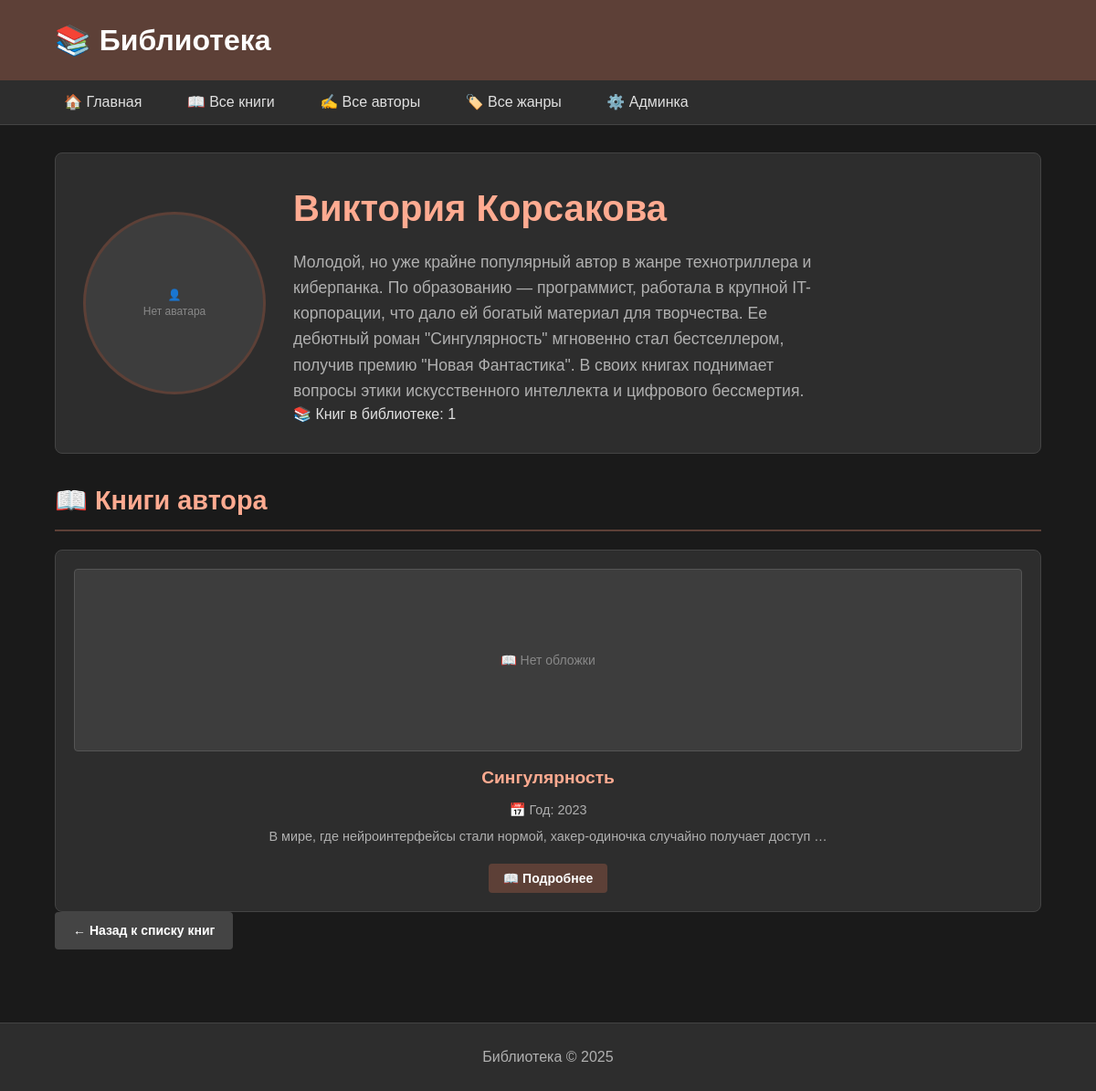
/author/2/, run on the app's committed database.
### library/models.py (models this page shows, shortened)
class Author(models.Model):
    name = models.CharField(max_length=100, verbose_name="Имя автора")
    bio = models.TextField(blank=True, verbose_name="Биография")
    avatar_url = models.URLField(blank=True, verbose_name="Ссылка на аватар")
    birth_date = models.DateField(null=True, blank=True, verbose_name="Дата рождения")
    death_date = models.DateField(null=True, blank=True, verbose_name="Дата смерти")
    country = models.CharField(max_length=100, blank=True, verbose_name="Страна")
    created_at = models.DateTimeField(auto_now_add=True)
    class Meta:
        verbose_name = "Автор"
        verbose_name_plural = "Авторы"

class Book(models.Model):
    title = models.CharField(max_length=200, verbose_name="Название")
    author = models.ForeignKey(Author, on_delete=models.CASCADE, verbose_name="Автор")
    genres = models.ManyToManyField(Genre, blank=True, verbose_name="Жанры")
    year = models.IntegerField(verbose_name="Год издания")
    pages = models.IntegerField(null=True, blank=True, verbose_name="Количество страниц")
    description = models.TextField(blank=True, verbose_name="Описание")
    cover_url = models.URLField(blank=True, verbose_name="Ссылка на обложку")
    file_url = models.URLField(blank=True, verbose_name="Ссылка на файл книги")
    is_featured = models.BooleanField(default=False, verbose_name="Рекомендуемая")
    created_at = models.DateTimeField(auto_now_add=True)
    class Meta:
        verbose_name = "Книга"
        verbose_name_plural = "Книги"

### library/views.py (the view)
# urls.py: path('author/<int:author_id>/', views.author_detail, name='author_detail'),
def author_detail(request, author_id):
    author = get_object_or_404(Author, id=author_id)
    books = Book.objects.filter(author=author).prefetch_related('genres')
    return render(request, 'author_detail.html', {
        'author': author,
        'books': books
    })

### library/templates/author_detail.html (shortened to what this page needs)
{% extends 'base.html' %}
{% block content %}
<div class="author-header">
    <div class="author-avatar author-detail-avatar {% if not author.avatar_url %}no-avatar{% endif %}"
         {% if author.avatar_url %}style="background-image: url('{{ author.avatar_url }}')"{% endif %}>
        {% if not author.avatar_url %}
            👤<br>Нет аватара
        {% endif %}
    </div>
    <div class="author-info">
        <h1 class="author-detail-name">{{ author.name }}</h1>
        {% if author.bio %}
            <div class="author-detail-bio">
                {{ author.bio|linebreaks }}
            </div>
        {% endif %}
        <div class="books-count">
            📚 Книг в библиотеке: {{ books|length }}
        </div>
    </div>
</div>
<h2 class="section-title">📖 Книги автора</h2>
{% if books %}
    <div class="books-grid">
        {% for book in books %}
        <div class="book-card">
            <div class="book-cover {% if not book.cover_url %}no-cover{% endif %}"
                 {% if book.cover_url %}style="background-image: url('{{ book.cover_url }}')"{% endif %}>
                {% if not book.cover_url %}
                    📖 Нет обложки
                {% endif %}
            </div>
            <h3 class="book-title">{{ book.title }}</h3>
            <p class="book-meta">📅 Год: {{ book.year }}</p>
            {% if book.description %}
                <p class="book-meta">{{ book.description|truncatewords:10 }}</p>
            {% endif %}
            <a href="{% url 'book_detail' book.id %}">
                <button class="btn btn-read">📖 Подробнее</button>
            </a>
        </div>
        {% endfor %}
    </div>
{% else %}
    <div class="no-data">
        📚 У этого автора пока нет книг в библиотеке
    </div>
{% endif %}
<a href="{% url 'book_list' %}" class="btn btn-back">← Назад к списку книг</a>
{% endblock %}

### library/static/css/style.css (style rules this page uses)
* { margin: 0; padding: 0; box-sizing: border-box; }
body { background: #1a1a1a; color: #e0e0e0; font-family: Arial, sans-serif; line-height: 1.5; }
.btn { padding: 8px 16px; border: none; border-radius: 4px; cursor: pointer; font-weight: bold; transition: background 0.3s; text-decoration: none; display: inline-block; font-size: 14px; }
.btn-read { background: #5d4037; color: white; margin-top: 10px; }
.btn-back { background: #444; color: white; padding: 10px 20px; }
.books-grid { display: grid; grid-template-columns: repeat(auto-fit, minmax(250px, 1fr)); gap: 25px; }
.book-card { background: #2d2d2d; padding: 20px; border-radius: 8px; text-align: center; transition: transform 0.3s, box-shadow 0.3s; border: 1px solid #444; }
.book-cover { height: 200px; background: #3d3d3d; margin-bottom: 15px; background-size: cover; background-position: center; border-radius: 4px; border: 1px solid #555; }
.no-cover { display: flex; align-items: center; justify-content: center; color: #888; font-size: 14px; }
.book-title { color: #ffab91; margin: 10px 0; font-size: 1.2em; }
.book-meta { margin: 8px 0; color: #b0b0b0; font-size: 0.9em; }
.author-avatar { width: 80px; height: 80px; border-radius: 50%; background: #3d3d3d; background-size: cover; background-position: center; border: 2px solid #5d4037; flex-shrink: 0; }
.no-avatar { display: flex; align-items: center; justify-content: center; color: #888; font-size: 12px; text-align: center; }
.author-info { flex: 1; }
.section-title { color: #ffab91; border-bottom: 2px solid #5d4037; padding-bottom: 10px; margin-bottom: 20px; font-size: 1.8em; }
.author-header { display: flex; gap: 30px; align-items: center; background: #2d2d2d; padding: 30px; border-radius: 8px; border: 1px solid #444; margin-bottom: 30px; }
.author-detail-avatar { width: 200px; height: 200px; border-radius: 50%; background: #3d3d3d; background-size: cover; background-position: center; border: 3px solid #5d4037; flex-shrink: 0; }
.author-detail-name { color: #ffab91; font-size: 2.5em; margin-bottom: 15px; }
.author-detail-bio { color: #b0b0b0; font-size: 1.1em; line-height: 1.6; max-width: 600px; }
a { color: #ffab91; text-decoration: none; transition: color 0.3s; }

### data on the page
Author: name "Виктория Корсакова", bio "Молодой, но уже крайне популярный автор в жанре технотриллера и киберпанка. По образованию — программист, работала в крупной IT-корпорации, что дало ей богатый материал для творчества. Ее дебютный роман \"Сингулярность\" мгновенно стал бестселлером, получив премию \"Новая Фантастика\". В своих книгах поднимает вопросы этики искусственного интеллекта и цифрового бессмертия."
Book: cover_url "📖 Нет обложки", title "Сингулярность", year "2023", description "В мире, где нейроинтерфейсы стали нормой, хакер-одиночка случайно получает доступ …"

### other printed values
{{ books|length }} "1"
